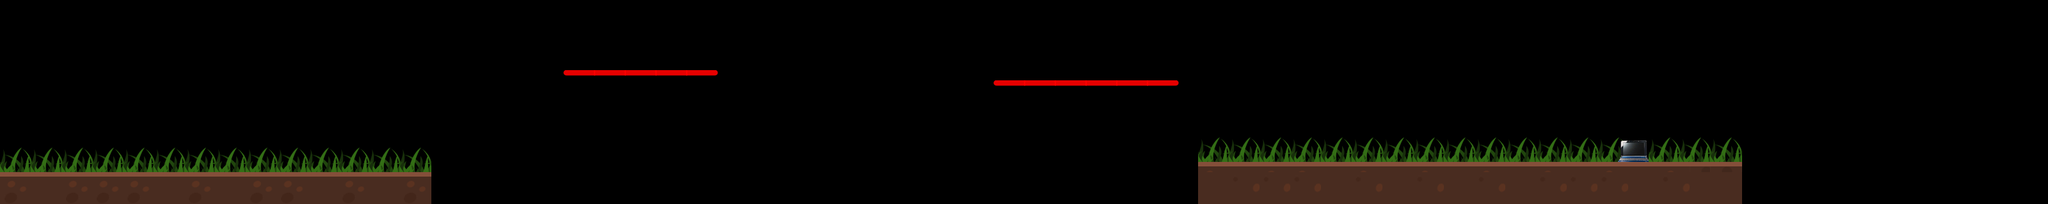

Rendered tile map (Tiled .tmx) drawn with the repository's tilesets; below, a short description and the map source with its tile grids summarised:
An orthogonal 200x20 tile map with 16x16 px tiles, 1 tile layer (TextureLayer) and 7 objects.

<map version="1.0" orientation="orthogonal" width="200" height="20" tilewidth="16" tileheight="16">
 <tileset firstgid="1" name="TilesPack1" tilewidth="50" tileheight="50">
  <image source="TilesPack1.png" width="256" height="1024" />
 </tileset>
 <objectgroup name="finishSign" width="200" height="20">
  <object x="2528" y="208" width="48" height="48" />
 </objectgroup>
 <objectgroup name="RedPlatform" width="200" height="20">
  <object x="880" y="112" width="240" height="16" />
  <object x="1552" y="128" width="288" height="16" />
 </objectgroup>
 <objectgroup name="BlackPlatform" width="200" height="20">
  <object x="544" y="192" width="336" height="16" />
  <object x="1216" y="192" width="288" height="16" />
 </objectgroup>
 <objectgroup name="StaticPlatform" width="200" height="20">
  <object x="0" y="272" width="673" height="48" />
  <object x="1872" y="256" width="848" height="64" />
 </objectgroup>
 <layer name="TextureLayer" width="200" height="20">
  <data>[4000 cells, 106 non-empty, 13 distinct tile ids]</data>
 </layer>
</map>